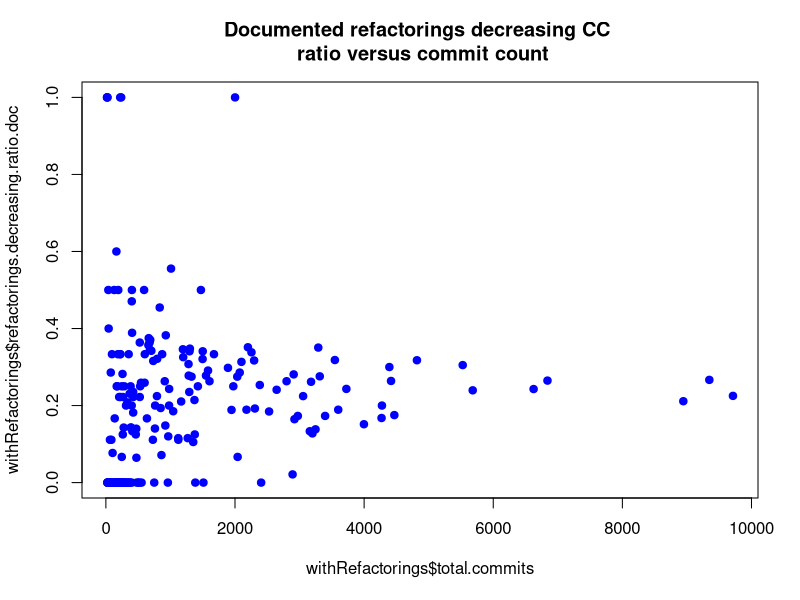
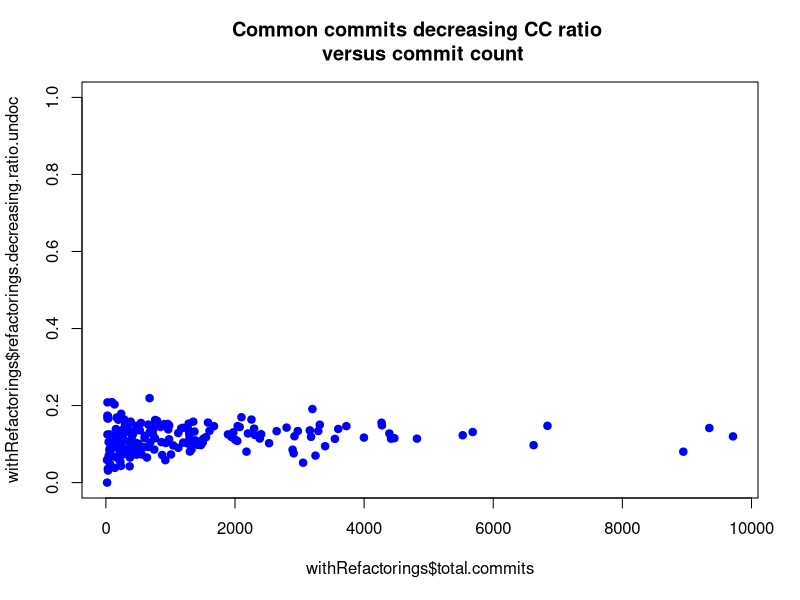

The R source for these figures, in order:
results = read.csv("../resultados.csv", sep=";")
cleanResults = results[1:256,]

cleanResults$documented.refactorings.total =  cleanResults$documented.refactorings.decreasing.cc +
    cleanResults$documented.refactorings.increasing.cc +
    cleanResults$documented.refactorings.equalizing.cc

cleanResults$undocumented.refactorings.total = cleanResults$undocumented.refactorings.decreasing.cc + 
    cleanResults$undocumented.refactorings.equalizing.cc + 
    cleanResults$undocumented.refactorings.increasing.cc

cleanResults$total.commits = cleanResults$documented.refactorings.decreasing.cc + 
    cleanResults$documented.refactorings.increasing.cc +
    cleanResults$documented.refactorings.equalizing.cc +
    cleanResults$undocumented.refactorings.equalizing.cc +
    cleanResults$undocumented.refactorings.increasing.cc +
    cleanResults$undocumented.refactorings.decreasing.cc

withRefactorings = cleanResults[cleanResults$documented.refactorings.total > 0,]

withRefactorings$refactorings.decreasing.ratio.doc = withRefactorings$documented.refactorings.decreasing.cc / withRefactorings$documented.refactorings.total
withRefactorings$refactorings.decreasing.ratio.undoc = withRefactorings$undocumented.refactorings.decreasing.cc / withRefactorings$undocumented.refactorings.total

jpeg('plot1.png')
plot(withRefactorings$total.commits, 
    withRefactorings$refactorings.decreasing.ratio.doc, 
    col="blue", pch=19, 
    main="Documented refactorings decreasing CC \n ratio versus commit count")
dev.off()


jpeg('plot2.png')
plot(withRefactorings$total.commits, 
    withRefactorings$refactorings.decreasing.ratio.undoc, 
    col="blue", pch=19, ylim=c(0,1.0), 
    main="Common commits decreasing CC ratio \n versus commit count")
dev.off()

